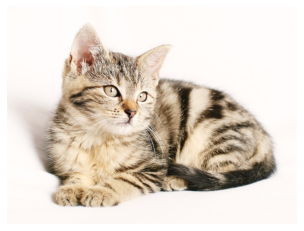
#> input picture 4-1[Machine Vision]/Hafiz sir/image.png, 304 x 231 px
$ jupyter execute lab_2.ipynb   (shell and % lines are left out)
#> lines starting #> are read from the running program, lines starting #| are printed output that depends on the picture
# Image Histogram

[cell 1]
import matplotlib.pyplot as plt
import cv2
import numpy as np

[cell 2]
img = cv2.imread('image.png', -1)
#> img is the input picture: shape (231, 304, 4); mean B, G, R, A 204.2, 214.7, 224.6, 229.6
# gray_image = cv2.imread('example.jpg', cv2.)
plt.imshow(img)

[cell 3]
img = cv2.imread('image.png', 0)
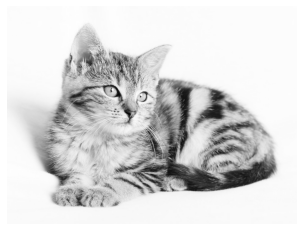
#> img: shape (231, 304); min 8, max 255, mean 216
# gray_image = cv2.imread('example.jpg', cv2.)
plt.imshow(img)

[cell 4]
img = cv2.imread('image.png', 1)
#> img: shape (231, 304, 3)
# gray_image = cv2.imread('example.jpg', cv2.)
plt.imshow(img)
